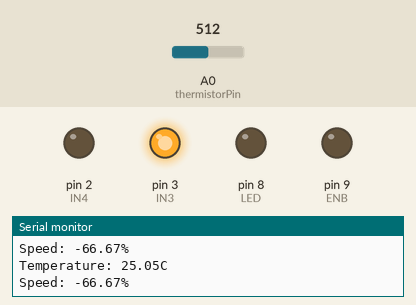
A sketch run on a simulated Arduino Uno, built with avr-gcc and run on an emulated ATmega328P. Parts: output pins drawn as LEDs (lit = HIGH), the last lines printed to the serial monitor. The test bench sets the inputs (shaded band); at power-on: A0 (thermistorPin) = 512.

Above: at 1.2 s.
1.3 s: A0 (thermistorPin) set to 634
2.8 s: A0 (thermistorPin) set to 652
At 3.7 s:
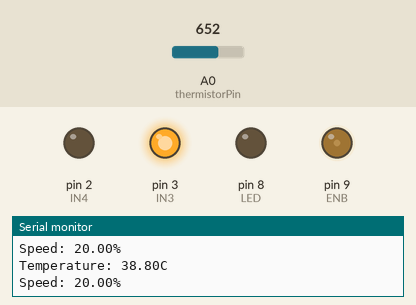
4.3 s: A0 (thermistorPin) set to 716
At 5.4 s:
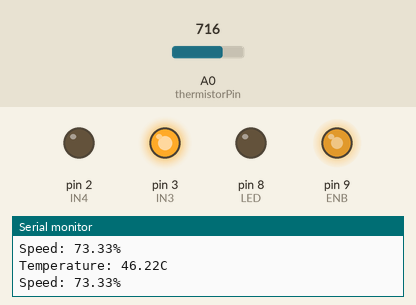
5.9 s: A0 (thermistorPin) set to 900
At 7.1 s:
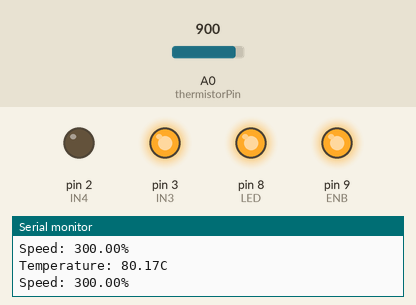
7.5 s: A0 (thermistorPin) set to 1014
10.5 s: A0 (thermistorPin) set to 1023
At 12.1 s:
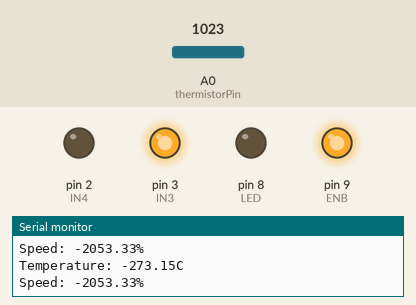
Timing chart, 0 to 13.1 s (numbered marks = the images above; inputs shaded):
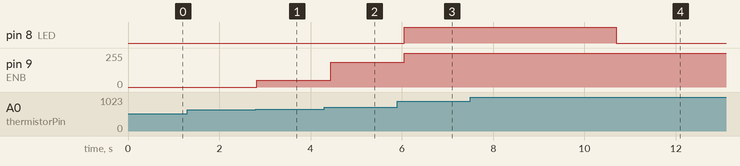

Measured:
- the behaviour switches between 644 and 645 on A0 (thermistorPin) (found by bisection; images 0 and 1)
- the behaviour switches between 1022 and 1023 on A0 (thermistorPin) (found by bisection; images 3 and 4)
- after the input at 2.8 s, pin 9 (ENB): 0/255 → 51/255 at once
- after the input at 4.3 s, pin 9 (ENB): 51/255 → 187/255 after 0.14 s
- after the input at 5.9 s, pin 8 (LED): LOW → HIGH after 0.15 s; pin 9 (ENB): 187/255 → 255/255 after 0.15 s
- after the input at 10.5 s, pin 8 (LED): HIGH → LOW after 0.19 s

The sketch:

Ject_2_1.ino
```cpp
int thermistorPin = A0;
int V_o;
float logR2, R2, t_K, t_C, t_F;
const float Beta = 3800;
const float roomTemp = 298.15;
const float R_o = 10000;
const float R1 = 10000;
#define ENB 9
#define IN3 3
#define IN4 2
#define LED 8

void setup() {
  // put your setup code here, to run once:
  Serial.begin(9600);
  pinMode(ENB, OUTPUT);
  pinMode(IN3, OUTPUT);
  pinMode(IN4, OUTPUT);
  pinMode(LED, OUTPUT);
  digitalWrite(IN3, HIGH);
  digitalWrite(IN4, LOW);
}

void loop() {
  // put your main code here, to run repeatedly:
  V_o = analogRead(thermistorPin);
  R2 = R1 * (1023.0 / (float)V_o - 1.0);
  logR2 = log(R2);
  t_K =  (Beta * roomTemp) / (Beta + (roomTemp * log(R2 / R_o)));
  t_C = t_K - 273.15;
  t_F = (t_C * 9.0) / 5.0 + 32.0;

  Serial.print("Temperature: ");
  Serial.print(t_C);
  Serial.println("C");
  float speed = map(t_C, 35, 50, 0, 255);
  Serial.print("Speed: ");
  Serial.print((speed / 255) * 100);
  Serial.println("%");
  if (speed >= 35) {
    analogWrite(ENB, (int)speed);
  }
  if (t_C >= 50) {
  digitalWrite(LED, HIGH);
  }
  else {
  digitalWrite(LED, LOW);
  }
  delay(200);


}
```
